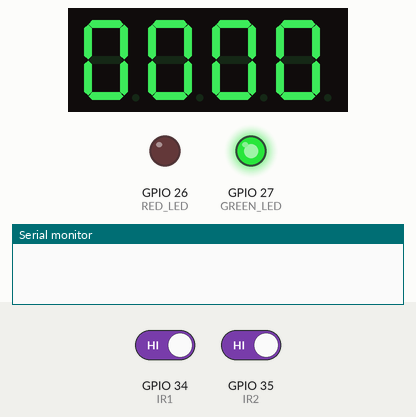
Recording of a sketch running on a simulated ESP32. Parts: 4-digit seven-segment display, output pins drawn as LEDs (lit = HIGH), the last lines printed to the serial monitor. The inputs (shaded band) are chosen by the test bench; at power-on: GPIO 34 (IR1) HIGH, GPIO 35 (IR2) HIGH.

Above: at 1.2 s.
1.3 s: GPIO 34 (IR1) driven LOW and GPIO 35 (IR2) driven LOW
At 4.2 s:
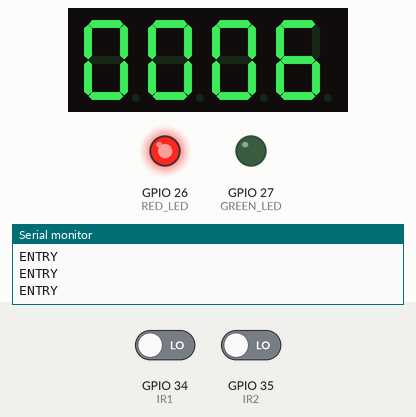
4.3 s: GPIO 34 (IR1) driven HIGH
5.8 s: GPIO 34 (IR1) driven LOW
At 7.2 s:
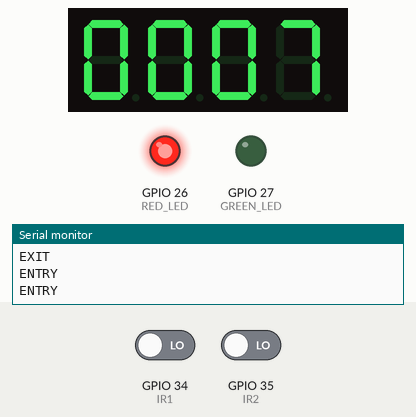
Timing chart, 0 to 8.8 s (numbered marks = the images above; inputs shaded):
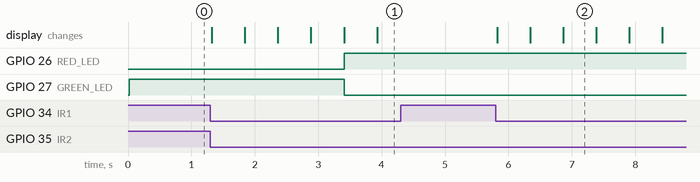

Measured:
- after the input at 1.3 s, GPIO 26 (RED_LED): LOW → HIGH after 2.1 s; GPIO 27 (GREEN_LED): HIGH → LOW after 2.1 s; the display: first changes at once (image 1 shows a later state)
- after the input at 4.3 s, every drawn part: stays the same
- after the input at 5.8 s, the display: first changes at once (image 2 shows a later state)
- what the display in image 2 shows lasts 0.5 s, from 6.9 s to 7.4 s

The sketch:

Source_Code.ino
```cpp
#include <TM1637Display.h>

#define CLK 21
#define DIO 22
TM1637Display display(CLK, DIO);

#define IR1 34
#define IR2 35
#define RED_LED 26
#define GREEN_LED 27

const int ROOM_LIMIT = 5;
int studentCount = 0;
int state = 0;

unsigned long timeoutStart = 0;
const unsigned long TIMEOUT = 2000;

void updateDashboard(); // Function prototype

void setup()
{
  Serial.begin(115200);
  pinMode(IR1, INPUT);
  pinMode(IR2, INPUT);
  pinMode(RED_LED, OUTPUT);
  pinMode(GREEN_LED, OUTPUT);

  display.setBrightness(7);
  display.showNumberDec(0, true);
  updateDashboard();
}

void loop()
{
  bool sensor1 = digitalRead(IR1);
  bool sensor2 = digitalRead(IR2);

  switch(state)
  {
    case 0:
      if(sensor1 == LOW)
      {
        state = 1;
        timeoutStart = millis();
      }
      else if(sensor2 == LOW)
      {
        state = 2;
        timeoutStart = millis();
      }
      break;

    case 1: // Entry sequence started (IR1 triggered first)
      if(sensor2 == LOW)
      {
        studentCount++;
        if(studentCount > 99) studentCount = 99;

        display.showNumberDec(studentCount, true);
        Serial.println("ENTRY");
        updateDashboard();

        delay(500); // Debounce / pass-through pause
        state = 0;
      }
      else if(millis() - timeoutStart > TIMEOUT)
      {
        state = 0; // Reset if person turns back
      }
      break;

    case 2: // Exit sequence started (IR2 triggered first)
      if(sensor1 == LOW)
      {
        if(studentCount > 0) studentCount--;

        display.showNumberDec(studentCount, true);
        Serial.println("EXIT");
        updateDashboard();

        delay(500); // Debounce / pass-through pause
        state = 0;
      }
      else if(millis() - timeoutStart > TIMEOUT)
      {
        state = 0; // Reset if person turns back
      }
      break;
  }
}

void updateDashboard()
{
  // Triggers RED_LED when limit is reached or exceeded
  if(studentCount >= ROOM_LIMIT)
  {
    digitalWrite(RED_LED, HIGH);
    digitalWrite(GREEN_LED, LOW);
  }
  else
  {
    digitalWrite(RED_LED, LOW);
    digitalWrite(GREEN_LED, HIGH);
  }
}
```
